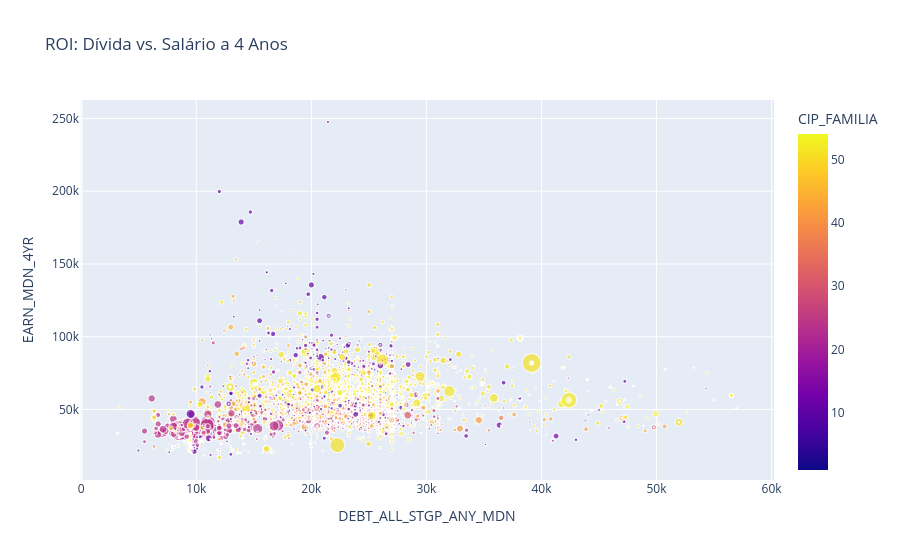

The notebook cell saved with this chart:
### Code cell
import plotly.express as px

# 1. Preenchemos os NaNs na contagem de alunos com o valor 1
df_final['IPEDSCOUNT1'] = df_final['IPEDSCOUNT1'].fillna(1)

# 2. Desenhamos o gráfico novamente
fig = px.scatter(
    df_final,
    x='DEBT_ALL_STGP_ANY_MDN',
    y='EARN_MDN_4YR',
    size='IPEDSCOUNT1',
    color='CIP_FAMILIA',
    hover_name='INSTNM',
    title="ROI: Dívida vs. Salário a 4 Anos"
)

fig.show()

### Figure 1 — Plotly figure (JSON) as saved in the notebook; plotly's stock layout.template omitted (floating-point values rounded to 4 significant figures; data arrays with more than 128 entries replaced by an {"elided": "..."} marker saying what was removed)
{"data": [{"hovertemplate": "<b>%{hovertext}</b><br><br>DEBT_ALL_STGP_ANY_MDN=%{x}<br>EARN_MDN_4YR=%{y}<br>IPEDSCOUNT1=%{marker.size}<br>CIP_FAMILIA=%{marker.color}<extra></extra>", "hovertext": {"elided": "5747 str values"}, "legendgroup": "", "marker": {"color": {"elided": "5747 int values"}, "coloraxis": "coloraxis", "size": {"elided": "5747 float values"}, "sizemode": "area", "sizeref": 22.7, "symbol": "circle"}, "mode": "markers", "name": "", "showlegend": false, "type": "scattergl", "x": {"elided": "5747 float values"}, "xaxis": "x", "y": {"elided": "5747 float values"}, "yaxis": "y"}], "layout": {"coloraxis": {"colorbar": {"title": {"text": "CIP_FAMILIA"}}, "colorscale": [[0, "#0d0887"], [0.1111, "#46039f"], [0.2222, "#7201a8"], [0.3333, "#9c179e"], [0.4444, "#bd3786"], [0.5556, "#d8576b"], [0.6667, "#ed7953"], [0.7778, "#fb9f3a"], [0.8889, "#fdca26"], [1, "#f0f921"]]}, "legend": {"itemsizing": "constant", "tracegroupgap": 0}, "title": {"text": "ROI: Dívida vs. Salário a 4 Anos"}, "xaxis": {"anchor": "y", "domain": [0, 1], "title": {"text": "DEBT_ALL_STGP_ANY_MDN"}}, "yaxis": {"anchor": "x", "domain": [0, 1], "title": {"text": "EARN_MDN_4YR"}}}}
